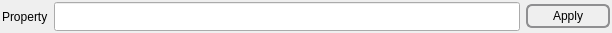
<?xml version="1.0" encoding="UTF-8"?>
<ui version="4.0">
 <class>StringWidget</class>
 <widget class="QWidget" name="StringWidget">
  <property name="geometry">
   <rect>
    <x>0</x>
    <y>0</y>
    <width>612</width>
    <height>33</height>
   </rect>
  </property>
  <layout class="QHBoxLayout" name="horizontalLayout_2">
   <property name="leftMargin">
    <number>2</number>
   </property>
   <property name="topMargin">
    <number>2</number>
   </property>
   <property name="rightMargin">
    <number>2</number>
   </property>
   <property name="bottomMargin">
    <number>2</number>
   </property>
   <item>
    <widget class="QLabel" name="label">
     <property name="text">
      <string>Property</string>
     </property>
    </widget>
   </item>
   <item>
    <widget class="DREAM3DLineEdit" name="value">
     <property name="sizePolicy">
      <sizepolicy hsizetype="Expanding" vsizetype="Preferred">
       <horstretch>0</horstretch>
       <verstretch>0</verstretch>
      </sizepolicy>
     </property>
     <property name="styleSheet">
      <string notr="true"/>
     </property>
     <property name="text">
      <string/>
     </property>
    </widget>
   </item>
   <item>
    <widget class="QPushButton" name="applyChangesBtn">
     <property name="sizePolicy">
      <sizepolicy hsizetype="Preferred" vsizetype="Preferred">
       <horstretch>0</horstretch>
       <verstretch>0</verstretch>
      </sizepolicy>
     </property>
     <property name="minimumSize">
      <size>
       <width>84</width>
       <height>0</height>
      </size>
     </property>
     <property name="maximumSize">
      <size>
       <width>234234</width>
       <height>24</height>
      </size>
     </property>
     <property name="toolTip">
      <string>Click to apply the changes and run a preflight check</string>
     </property>
     <property name="styleSheet">
      <string notr="true"> QPushButton {
     border: 2px solid #8f8f91;
     border-radius: 6px;
     background-color: qlineargradient(x1: 0, y1: 0, x2: 0, y2: 1,
                                       stop: 0 #f6f7fa, stop: 1 #dadbde);
     min-width: 80px;
 }

 QPushButton:pressed {
     background-color: qlineargradient(x1: 0, y1: 0, x2: 0, y2: 1,
                                       stop: 0 #dadbde, stop: 1 #f6f7fa);
 }

 QPushButton:flat {
     border: none; /* no border for a flat push button */
 }

 QPushButton:default {
     border-color: navy; /* make the default button prominent */
 }</string>
     </property>
     <property name="text">
      <string>Apply</string>
     </property>
     <property name="autoDefault">
      <bool>false</bool>
     </property>
     <property name="default">
      <bool>false</bool>
     </property>
     <property name="flat">
      <bool>false</bool>
     </property>
    </widget>
   </item>
  </layout>
 </widget>
 <customwidgets>
  <customwidget>
   <class>DREAM3DLineEdit</class>
   <extends>QLineEdit</extends>
   <header location="global">DREAM3DLineEdit.h</header>
  </customwidget>
 </customwidgets>
 <resources>
  <include location="../../../../Resources/icons/images/Icons.qrc"/>
 </resources>
 <connections/>
</ui>
